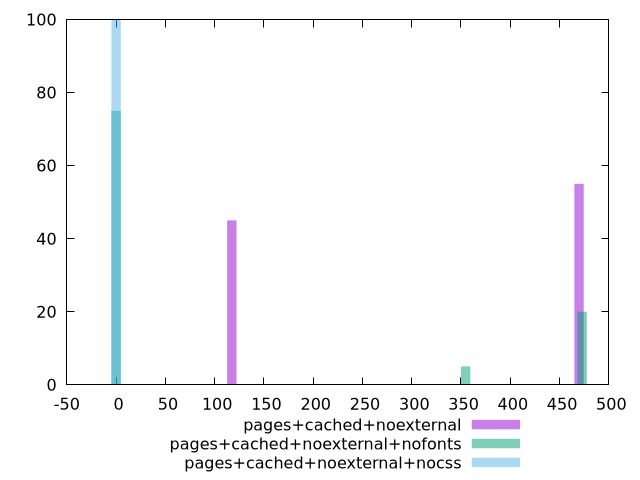

Recreate this plot in gnuplot.
$_pagesCachedNoexternal <<EOF
117.42842121164311 45
469.71368484657245 55
EOF
$_pagesCachedNoexternalNofonts <<EOF
0 75
354.6566813070569 5
472.87557507607585 20
EOF
$_pagesCachedNoexternalNocss <<EOF
0 100
EOF
set key outside below
set terminal pngcairo
set output "report_00006_2020-11-02T20-21-41.718Z/render-blocking-resources/render-blocking-resources_pages+cached+noexternal_pages+cached+noexternal+nofonts_pages+cached+noexternal+nocss+hist.png"
set boxwidth 9.457511501521516
set style fill transparent solid 0.5 noborder
set yrange [0:100]
plot $_pagesCachedNoexternal title "pages+cached+noexternal" with boxes ,$_pagesCachedNoexternalNofonts title "pages+cached+noexternal+nofonts" with boxes ,$_pagesCachedNoexternalNocss title "pages+cached+noexternal+nocss" with boxes ,
